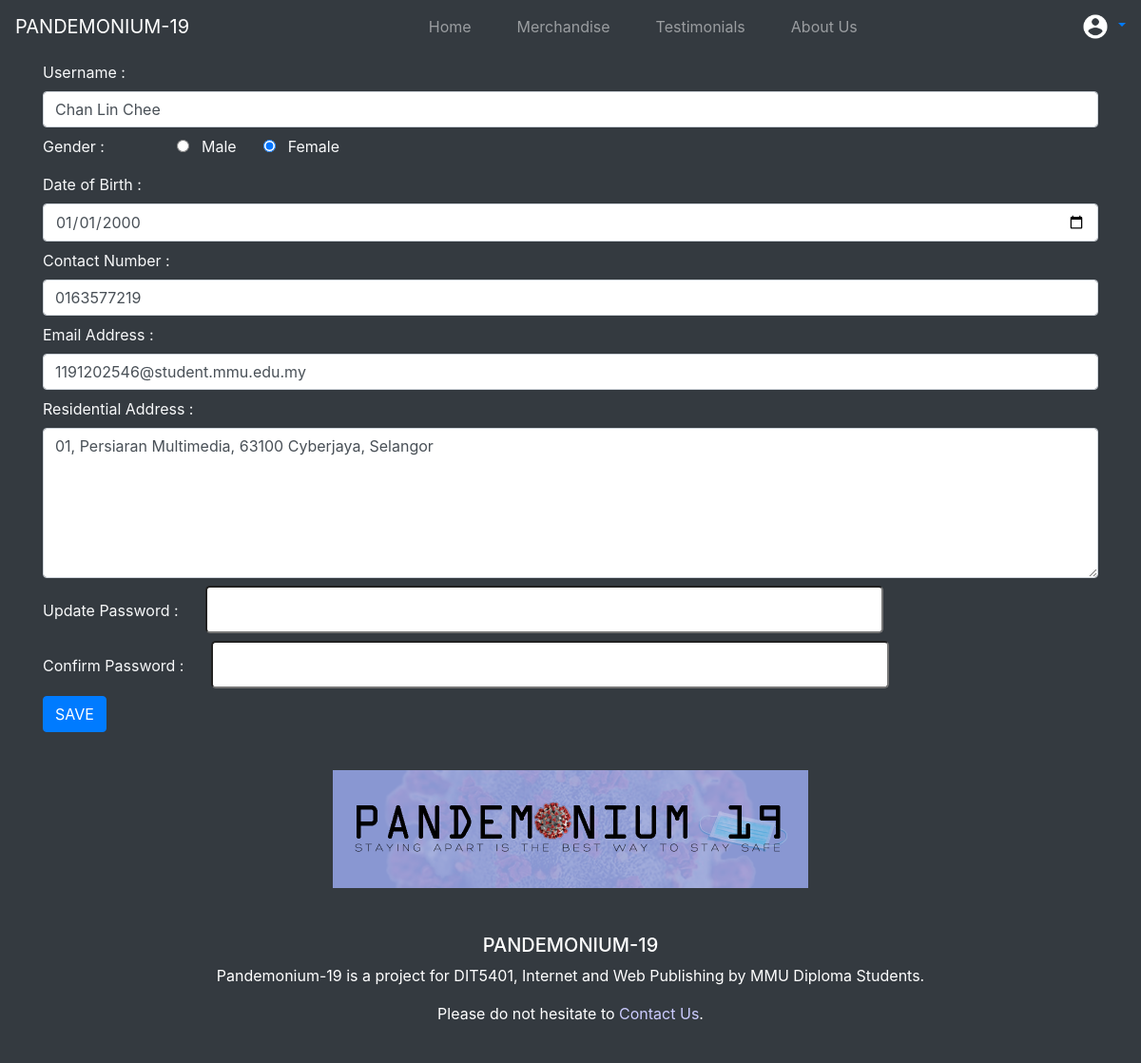
The app's page /Profile/EditProfile.php?view&uid=1 (signed in) with its own data.
### tables this page shows
CREATE TABLE `user` (
  `userID` int(10) NOT NULL,
  `userName` varchar(50) NOT NULL,
  `userEmail` varchar(50) NOT NULL,
  `userContact` varchar(11) NOT NULL,
  `userPassword` varchar(50) NOT NULL,
  `gender` varchar(10) NOT NULL,
  `dateOfBirth` date NOT NULL,
  `residentialAddress` varchar(200) NOT NULL,
  `userType` enum('User','Admin') NOT NULL DEFAULT 'User'
);

### signin_signup_signout_forgetpass_automail/function.php (called while the page is built)
<?php
function check_log($con)
{
	if(isset($_SESSION['userID']))
	{
		$id = $_SESSION['userID'];
		$query = "select * from user where userID = '$id'";
		$result = mysqli_query($con,$query);
		if($result && mysqli_num_rows($result) == 1)
		{
			$user_data = mysqli_fetch_assoc($result);
			return $user_data;
		}
	}else
	{
		header("Location: ../signin_signup_signout_forgetpass_automail/SignInUp_UI.php");
		die;
	}
}

### Profile/EditProfile.php (the view, shortened to what this page needs)
<!DOCTYPE html>
<html>
    <head>
        <link rel="stylesheet" href="../assets/style2.css"/>
        <link rel="stylesheet"  href="https://maxcdn.bootstrapcdn.com/bootstrap/4.0.0/css/bootstrap.min.css"
>
        <?php require("../Navigation Bar and Footer/navbar.php"); ?>
    </head>
    <?php
        include("data_connection.php");
        if(isset($_GET['view'])) {
            $uID = $_GET['uid'];
            $result = mysqli_query($conn, "SELECT * FROM user WHERE userID=$uID");
            $uname = $user_data["userName"];
            $ugender = $user_data["gender"];
            $udob = $user_data["dateOfBirth"];
            $ucontact = $user_data["userContact"];
            $uemail = $user_data["userEmail"];
            $uaddress = $user_data["residentialAddress"];
        }
            ?>
    <body class="bg-dark text-light">
        <div class="container-fluid">
            <div class="row">
                <div class="col">
                    <form name="profileForm" id="profileForm" method="post">
                        <div class="container form-group">
                            <div class="row my-2">
                                <div class="col">
                                    <label>Username : </label>
                                    <input type="text" name="username" class="form-control" maxlength="24" size="48px" required
                                            value="<?php echo $uname?>"/>
                                </div>
                            </div>
                            <div class="row my-2">
                                <div class="col">
                                    <label class="mr-4 pr-4">Gender : </label>
                                    <?php
                                    if($ugender == "Male") {
                                    ?>
                                        <input type="radio" class="ml-4 mr-2" id="m" name="gender" value="Male" required checked/> Male
                                        <input type="radio" class="ml-4 mr-2" id="m" name="gender" value="Female" required/> Female
                                    <?php
                                    }
                                    else if($ugender == "Female")
                                    {
                                    ?>
                                        <input type="radio" class="ml-4 mr-2" id="m" name="gender" value="Male" required/> Male
                                        <input type="radio" class="ml-4 mr-2" id="m" name="gender" value="Female" required checked/> Female
                                        <?php
                                    }
                                    ?>
                                </div>
                            </div>
                            <div class="row my-2">
                                <div class="col">
                                    <label>Date of Birth : </label>
                                    <input type="date" class="form-control" name="dob" min="1941-01-01" max="2009-12-31" required
                                    value="<?php echo $udob?>"/>
                                </div>
                            </div>
                            <div class="row my-2">
                                <div class="col">
                                    <label>Contact Number : </label>
                                    <input type="tel" name="phone" class="form-control"
                                        pattern="([0]{1}[1]{1}[0-9]{8})|([0]{1}[1]{1}[0-9]{9})" size="48px"
                                        placeholder="Contact eg: 0123456789" required   value="<?php echo $ucontact?>"/>
                                </div>
                            </div>
                            <div class="row my-2">
                                <div class="col">
                                    <label>Email Address : </label>
                                    <input type="email" class="form-control" name="email" size="48px" required
                                        value="<?php echo $uemail?>"/>
                                </div>
                            </div>
                            <div class="row my-2">
                                <div class="col">
                                    <label>Residential Address : </label>
                                    <textarea name="address" class="form-control" rows="6" cols="51"><?php echo $uaddress?></textarea>
                                </div>
                            </div>
                            <div class="row my-2">
                                <div class="col">
                                    <label class="pr-4">Update Password : </label>
                                    <input type="password" class="form-control-lg" name="pass" size="48px" required/>
                                </div>
                            </div>
                            <div class="row my-2">
                                <div class="col">
                                    <label class="pr-4">Confirm Password : </label>
                                    <input type="password" class="form-control-lg" name="confirmPass" id="confirmPass" size="48px" required/>
                                </div>
                            </div>
                            <div class="row my-2">
                                <div class="col">
                                    <button type="submit" name="savebtn" id="savebtn" class="btn btn-primary m-auto" value="SAVE" onclick="checkPW();">SAVE</button>
                                </div>
                            </div>
                        </div>
                    </form>
                </div>
            </div>
        </div>
    </body>
</html>

### assets/CSS/style2.css (style rules this page uses)
#profileForm label { display: inline-block; }
#profileForm textarea { vertical-align: middle; }

### records on screen
user: username "Chan Lin Chee", dob "01/01/2000", phone "0163577219", email "1191202546@student.mmu.edu.my", address "01, Persiaran Multimedia, 63100 Cyberjaya, Selangor"
